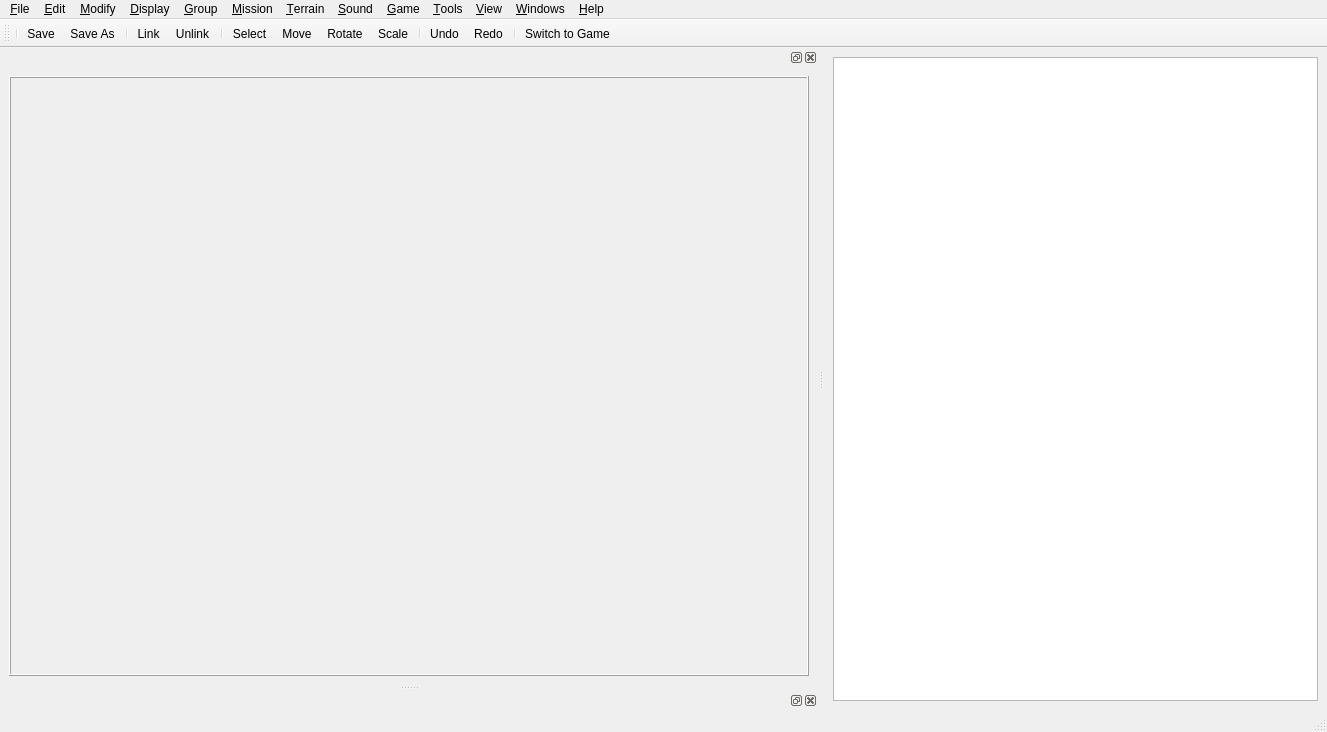
<?xml version="1.0" encoding="UTF-8"?>
<ui version="4.0">
 <class>CEditorMainFrame</class>
 <widget class="QMainWindow" name="CEditorMainFrame">
  <property name="geometry">
   <rect>
    <x>0</x>
    <y>0</y>
    <width>1327</width>
    <height>718</height>
   </rect>
  </property>
  <property name="sizePolicy">
   <sizepolicy hsizetype="Fixed" vsizetype="Fixed">
    <horstretch>0</horstretch>
    <verstretch>0</verstretch>
   </sizepolicy>
  </property>
  <property name="windowTitle">
   <string>Editor</string>
  </property>
  <property name="windowIcon">
   <iconset>
    <normaloff>../../../../../../../../.designer/backup/Data/images/icon.ico</normaloff>../../../../../../../../.designer/backup/Data/images/icon.ico</iconset>
  </property>
  <widget class="QWidget" name="centralwidget">
   <layout class="QHBoxLayout" name="horizontalLayout_2">
    <item>
     <widget class="BasicConsoleWindow" name="listView"/>
    </item>
   </layout>
  </widget>
  <widget class="QMenuBar" name="menubar">
   <property name="geometry">
    <rect>
     <x>0</x>
     <y>0</y>
     <width>1327</width>
     <height>20</height>
    </rect>
   </property>
   <widget class="QMenu" name="menu_File">
    <property name="title">
     <string>&amp;File</string>
    </property>
    <widget class="QMenu" name="menuOpen">
     <property name="title">
      <string>&amp;Open</string>
     </property>
     <addaction name="action_Project"/>
     <addaction name="action_File"/>
    </widget>
    <addaction name="actionNew"/>
    <addaction name="menuOpen"/>
    <addaction name="action_Create"/>
    <addaction name="action_Save"/>
    <addaction name="actionSave_As"/>
    <addaction name="separator"/>
    <addaction name="action_Quit"/>
   </widget>
   <widget class="QMenu" name="menu_Edit">
    <property name="title">
     <string>&amp;Edit</string>
    </property>
    <widget class="QMenu" name="menuEditing_Mode">
     <property name="title">
      <string>Editing Mode</string>
     </property>
     <addaction name="actionSelect"/>
     <addaction name="actionMove"/>
     <addaction name="actionRotate"/>
     <addaction name="actionScale"/>
    </widget>
    <addaction name="actionUndo"/>
    <addaction name="actionRedo"/>
    <addaction name="separator"/>
    <addaction name="actionDelete"/>
    <addaction name="actionClone"/>
    <addaction name="separator"/>
    <addaction name="menuEditing_Mode"/>
   </widget>
   <widget class="QMenu" name="menu_View">
    <property name="title">
     <string>&amp;View</string>
    </property>
    <addaction name="action_Toggle_Console"/>
    <addaction name="action_Clear_Console"/>
   </widget>
   <widget class="QMenu" name="menu_Tools">
    <property name="title">
     <string>&amp;Tools</string>
    </property>
    <addaction name="actionReload_Textures"/>
    <addaction name="actionReload_Texture_Shaders"/>
    <addaction name="actionReload_Geometry"/>
    <addaction name="actionReload_Terrain"/>
    <addaction name="separator"/>
    <addaction name="actionCheck_level_for_errors"/>
    <addaction name="separator"/>
   </widget>
   <widget class="QMenu" name="menu_Windows">
    <property name="title">
     <string>&amp;Windows</string>
    </property>
    <addaction name="action_Model_Viewer"/>
    <addaction name="actionShow_Data_Base_View"/>
    <addaction name="actionShow_Console"/>
   </widget>
   <widget class="QMenu" name="menuModify">
    <property name="title">
     <string>&amp;Modify</string>
    </property>
    <addaction name="actionLink"/>
    <addaction name="actionUnlink"/>
    <addaction name="separator"/>
   </widget>
   <widget class="QMenu" name="menuDisplay">
    <property name="title">
     <string>&amp;Display</string>
    </property>
    <addaction name="action_Wireframe"/>
   </widget>
   <widget class="QMenu" name="menuGroup">
    <property name="title">
     <string>&amp;Group</string>
    </property>
   </widget>
   <widget class="QMenu" name="menuMission">
    <property name="title">
     <string>&amp;Mission</string>
    </property>
    <addaction name="action_New"/>
    <addaction name="action_Duplicate"/>
    <addaction name="actionD_elete"/>
    <addaction name="separator"/>
    <addaction name="action_Select_2"/>
    <addaction name="actionRename"/>
   </widget>
   <widget class="QMenu" name="menuTerrain">
    <property name="title">
     <string>&amp;Terrain</string>
    </property>
    <addaction name="action_Edit_Terrain"/>
    <addaction name="actionTexture"/>
    <addaction name="actionLighting"/>
    <addaction name="separator"/>
    <addaction name="action_Reload_Terrain"/>
   </widget>
   <widget class="QMenu" name="menuSound">
    <property name="title">
     <string>&amp;Help</string>
    </property>
    <addaction name="actionAbout_Editor"/>
   </widget>
   <widget class="QMenu" name="menuSound_2">
    <property name="title">
     <string>&amp;Sound</string>
    </property>
    <addaction name="action_Sound"/>
   </widget>
   <widget class="QMenu" name="menuGame">
    <property name="title">
     <string>&amp;Game</string>
    </property>
    <addaction name="actionSwitch_to_Game"/>
    <addaction name="actionEnable_Physics_AI"/>
    <addaction name="actionEnable_Collision"/>
   </widget>
   <addaction name="menu_File"/>
   <addaction name="menu_Edit"/>
   <addaction name="menuModify"/>
   <addaction name="menuDisplay"/>
   <addaction name="menuGroup"/>
   <addaction name="menuMission"/>
   <addaction name="menuTerrain"/>
   <addaction name="menuSound_2"/>
   <addaction name="menuGame"/>
   <addaction name="menu_Tools"/>
   <addaction name="menu_View"/>
   <addaction name="menu_Windows"/>
   <addaction name="menuSound"/>
  </widget>
  <widget class="QStatusBar" name="statusbar"/>
  <widget class="QDockWidget" name="dockWidget">
   <attribute name="dockWidgetArea">
    <number>1</number>
   </attribute>
   <widget class="QWidget" name="dockWidgetContents">
    <layout class="QHBoxLayout" name="horizontalLayout">
     <item>
      <widget class="QFrame" name="MainFrame">
       <property name="sizePolicy">
        <sizepolicy hsizetype="Preferred" vsizetype="Preferred">
         <horstretch>0</horstretch>
         <verstretch>0</verstretch>
        </sizepolicy>
       </property>
       <property name="minimumSize">
        <size>
         <width>800</width>
         <height>600</height>
        </size>
       </property>
       <property name="frameShape">
        <enum>QFrame::Box</enum>
       </property>
       <property name="frameShadow">
        <enum>QFrame::Raised</enum>
       </property>
      </widget>
     </item>
    </layout>
   </widget>
  </widget>
  <widget class="QToolBar" name="toolBar">
   <property name="windowTitle">
    <string>toolBar</string>
   </property>
   <attribute name="toolBarArea">
    <enum>TopToolBarArea</enum>
   </attribute>
   <attribute name="toolBarBreak">
    <bool>false</bool>
   </attribute>
   <addaction name="separator"/>
   <addaction name="action_Save"/>
   <addaction name="actionSave_As"/>
   <addaction name="separator"/>
   <addaction name="actionLink"/>
   <addaction name="actionUnlink"/>
   <addaction name="separator"/>
   <addaction name="actionSelect"/>
   <addaction name="actionMove"/>
   <addaction name="actionRotate"/>
   <addaction name="actionScale"/>
   <addaction name="separator"/>
   <addaction name="actionUndo"/>
   <addaction name="actionRedo"/>
   <addaction name="separator"/>
   <addaction name="actionSwitch_to_Game"/>
  </widget>
  <widget class="QDockWidget" name="dockWidget_2">
   <attribute name="dockWidgetArea">
    <number>1</number>
   </attribute>
   <widget class="QWidget" name="dockWidgetContents_2"/>
  </widget>
  <action name="action_Create">
   <property name="text">
    <string>&amp;Create</string>
   </property>
  </action>
  <action name="action_Save">
   <property name="icon">
    <iconset resource="../../Plugins/EditorCommon/EditorCommon.qrc">
     <normaloff>:/icons/General/File_Save.ico</normaloff>:/icons/General/File_Save.ico</iconset>
   </property>
   <property name="text">
    <string>&amp;Save</string>
   </property>
   <property name="shortcut">
    <string>Ctrl+S</string>
   </property>
  </action>
  <action name="action_Quit">
   <property name="text">
    <string>&amp;Exit</string>
   </property>
  </action>
  <action name="action_Object">
   <property name="text">
    <string>&amp;Object</string>
   </property>
  </action>
  <action name="action_Script">
   <property name="text">
    <string>&amp;Script</string>
   </property>
  </action>
  <action name="action_Mission">
   <property name="text">
    <string>&amp;Mission</string>
   </property>
  </action>
  <action name="action_Project">
   <property name="text">
    <string>&amp;Project</string>
   </property>
  </action>
  <action name="action_File">
   <property name="text">
    <string>&amp;File</string>
   </property>
  </action>
  <action name="action_Model_Viewer">
   <property name="text">
    <string>&amp;Show Toolbar</string>
   </property>
  </action>
  <action name="action_Toggle_Console">
   <property name="checkable">
    <bool>true</bool>
   </property>
   <property name="text">
    <string>&amp;Toggle Console</string>
   </property>
  </action>
  <action name="action_Clear_Console">
   <property name="text">
    <string>&amp;Clear Console</string>
   </property>
  </action>
  <action name="action_Game">
   <property name="text">
    <string>&amp;Game</string>
   </property>
  </action>
  <action name="action_Sound">
   <property name="text">
    <string>&amp;Sound</string>
   </property>
  </action>
  <action name="action_Terrain">
   <property name="text">
    <string>&amp;Terrain</string>
   </property>
  </action>
  <action name="action_Terrain_2">
   <property name="text">
    <string>&amp;Terrain</string>
   </property>
  </action>
  <action name="action_Wireframe">
   <property name="text">
    <string>&amp;Wireframe</string>
   </property>
  </action>
  <action name="action_New">
   <property name="icon">
    <iconset resource="../../Plugins/EditorCommon/EditorCommon.qrc">
     <normaloff>:/icons/VersionControl/new.ico</normaloff>:/icons/VersionControl/new.ico</iconset>
   </property>
   <property name="text">
    <string>&amp;New</string>
   </property>
  </action>
  <action name="action_Duplicate">
   <property name="text">
    <string>&amp;Duplicate</string>
   </property>
  </action>
  <action name="actionD_elete">
   <property name="text">
    <string>D&amp;elete</string>
   </property>
  </action>
  <action name="action_Select">
   <property name="text">
    <string>&amp;Select</string>
   </property>
  </action>
  <action name="action_Select_2">
   <property name="text">
    <string>&amp;Select</string>
   </property>
  </action>
  <action name="actionRename">
   <property name="text">
    <string>Rename</string>
   </property>
  </action>
  <action name="action_Edit_Terrain">
   <property name="text">
    <string>&amp;Edit Terrain</string>
   </property>
  </action>
  <action name="actionTexture">
   <property name="text">
    <string>Texture</string>
   </property>
  </action>
  <action name="actionLighting">
   <property name="text">
    <string>Lighting</string>
   </property>
  </action>
  <action name="action_Reload_Terrain">
   <property name="text">
    <string>&amp;Reload Terrain</string>
   </property>
  </action>
  <action name="actionSwitch_to_Game">
   <property name="icon">
    <iconset resource="../../Plugins/EditorCommon/EditorCommon.qrc">
     <normaloff>:/icons/Game/Game_Play.ico</normaloff>:/icons/Game/Game_Play.ico</iconset>
   </property>
   <property name="text">
    <string>Switch to Game</string>
   </property>
  </action>
  <action name="actionEnable_Physics_AI">
   <property name="text">
    <string>Enable Physics/AI</string>
   </property>
  </action>
  <action name="actionEnable_Collision">
   <property name="text">
    <string>Enable Collision</string>
   </property>
  </action>
  <action name="actionReload_Textures">
   <property name="text">
    <string>Reload Scripts</string>
   </property>
  </action>
  <action name="actionReload_Texture_Shaders">
   <property name="text">
    <string>Reload Texture/Shaders</string>
   </property>
  </action>
  <action name="actionReload_Geometry">
   <property name="text">
    <string>Reload Geometry</string>
   </property>
  </action>
  <action name="actionReload_Terrain">
   <property name="text">
    <string>Reload Terrain</string>
   </property>
  </action>
  <action name="actionCheck_level_for_errors">
   <property name="text">
    <string>Check Level for Errors</string>
   </property>
  </action>
  <action name="actionNew">
   <property name="text">
    <string>New</string>
   </property>
  </action>
  <action name="actionSave_As">
   <property name="icon">
    <iconset resource="../../Plugins/EditorCommon/EditorCommon.qrc">
     <normaloff>:/icons/General/Save_as.ico</normaloff>:/icons/General/Save_as.ico</iconset>
   </property>
   <property name="text">
    <string>Save As...</string>
   </property>
   <property name="shortcut">
    <string>Ctrl+Shift+S</string>
   </property>
  </action>
  <action name="actionLink">
   <property name="icon">
    <iconset resource="../../Plugins/EditorCommon/EditorCommon.qrc">
     <normaloff>:/icons/Navigation/Tools_Link_Unlink.ico</normaloff>:/icons/Navigation/Tools_Link_Unlink.ico</iconset>
   </property>
   <property name="text">
    <string>Link</string>
   </property>
  </action>
  <action name="actionUnlink">
   <property name="icon">
    <iconset resource="../../Plugins/EditorCommon/EditorCommon.qrc">
     <normaloff>:/icons/Navigation/UnLink_Classic.ico</normaloff>:/icons/Navigation/UnLink_Classic.ico</iconset>
   </property>
   <property name="text">
    <string>Unlink</string>
   </property>
  </action>
  <action name="actionAbout_Editor">
   <property name="icon">
    <iconset resource="../../Plugins/EditorCommon/EditorCommon.qrc">
     <normaloff>:/icons/Navigation/edit-above-terrain.ico</normaloff>:/icons/Navigation/edit-above-terrain.ico</iconset>
   </property>
   <property name="text">
    <string>About Editor</string>
   </property>
  </action>
  <action name="actionUndo">
   <property name="icon">
    <iconset resource="../../Plugins/EditorCommon/EditorCommon.qrc">
     <normaloff>:/icons/General/History_Undo.ico</normaloff>:/icons/General/History_Undo.ico</iconset>
   </property>
   <property name="text">
    <string>Undo</string>
   </property>
  </action>
  <action name="actionRedo">
   <property name="icon">
    <iconset resource="../../Plugins/EditorCommon/EditorCommon.qrc">
     <normaloff>:/icons/General/History_Redo.ico</normaloff>:/icons/General/History_Redo.ico</iconset>
   </property>
   <property name="text">
    <string>Redo</string>
   </property>
  </action>
  <action name="actionDelete">
   <property name="icon">
    <iconset resource="../../Plugins/EditorCommon/EditorCommon.qrc">
     <normaloff>:/icons/General/Delete.ico</normaloff>:/icons/General/Delete.ico</iconset>
   </property>
   <property name="text">
    <string>Delete</string>
   </property>
   <property name="shortcut">
    <string>Del</string>
   </property>
  </action>
  <action name="actionClone">
   <property name="text">
    <string>Clone</string>
   </property>
   <property name="shortcut">
    <string>Ctrl+C</string>
   </property>
  </action>
  <action name="actionSelect">
   <property name="icon">
    <iconset resource="../../Plugins/EditorCommon/EditorCommon.qrc">
     <normaloff>:/icons/Navigation/Basics_Select.ico</normaloff>:/icons/Navigation/Basics_Select.ico</iconset>
   </property>
   <property name="text">
    <string>Select</string>
   </property>
  </action>
  <action name="actionMove">
   <property name="icon">
    <iconset resource="../../Plugins/EditorCommon/EditorCommon.qrc">
     <normaloff>:/icons/Navigation/Basics_Move.ico</normaloff>:/icons/Navigation/Basics_Move.ico</iconset>
   </property>
   <property name="text">
    <string>Move</string>
   </property>
  </action>
  <action name="actionRotate">
   <property name="icon">
    <iconset resource="../../Plugins/EditorCommon/EditorCommon.qrc">
     <normaloff>:/icons/Navigation/Basics_Rotate.ico</normaloff>:/icons/Navigation/Basics_Rotate.ico</iconset>
   </property>
   <property name="text">
    <string>Rotate</string>
   </property>
  </action>
  <action name="actionScale">
   <property name="icon">
    <iconset resource="../../Plugins/EditorCommon/EditorCommon.qrc">
     <normaloff>:/icons/Navigation/Basics_Scale.ico</normaloff>:/icons/Navigation/Basics_Scale.ico</iconset>
   </property>
   <property name="text">
    <string>Scale</string>
   </property>
  </action>
  <action name="actionShow_Console">
   <property name="checkable">
    <bool>true</bool>
   </property>
   <property name="text">
    <string>Show Console</string>
   </property>
  </action>
  <action name="actionShow_Data_Base_View">
   <property name="checkable">
    <bool>true</bool>
   </property>
   <property name="text">
    <string>Show Data Base View</string>
   </property>
  </action>
 </widget>
 <customwidgets>
  <customwidget>
   <class>BasicConsoleWindow</class>
   <extends>QListView</extends>
   <header location="global">BasicConsoleWindow.h</header>
  </customwidget>
 </customwidgets>
 <resources>
  <include location="../../Plugins/EditorCommon/EditorCommon.qrc"/>
 </resources>
 <connections>
  <connection>
   <sender>action_File</sender>
   <signal>triggered()</signal>
   <receiver>CEditorMainFrame</receiver>
   <slot>on_action_Open_File_triggered()</slot>
   <hints>
    <hint type="sourcelabel">
     <x>-1</x>
     <y>-1</y>
    </hint>
    <hint type="destinationlabel">
     <x>420</x>
     <y>354</y>
    </hint>
   </hints>
  </connection>
 </connections>
 <slots>
  <slot>on_action_Open_File_triggered()</slot>
 </slots>
</ui>
